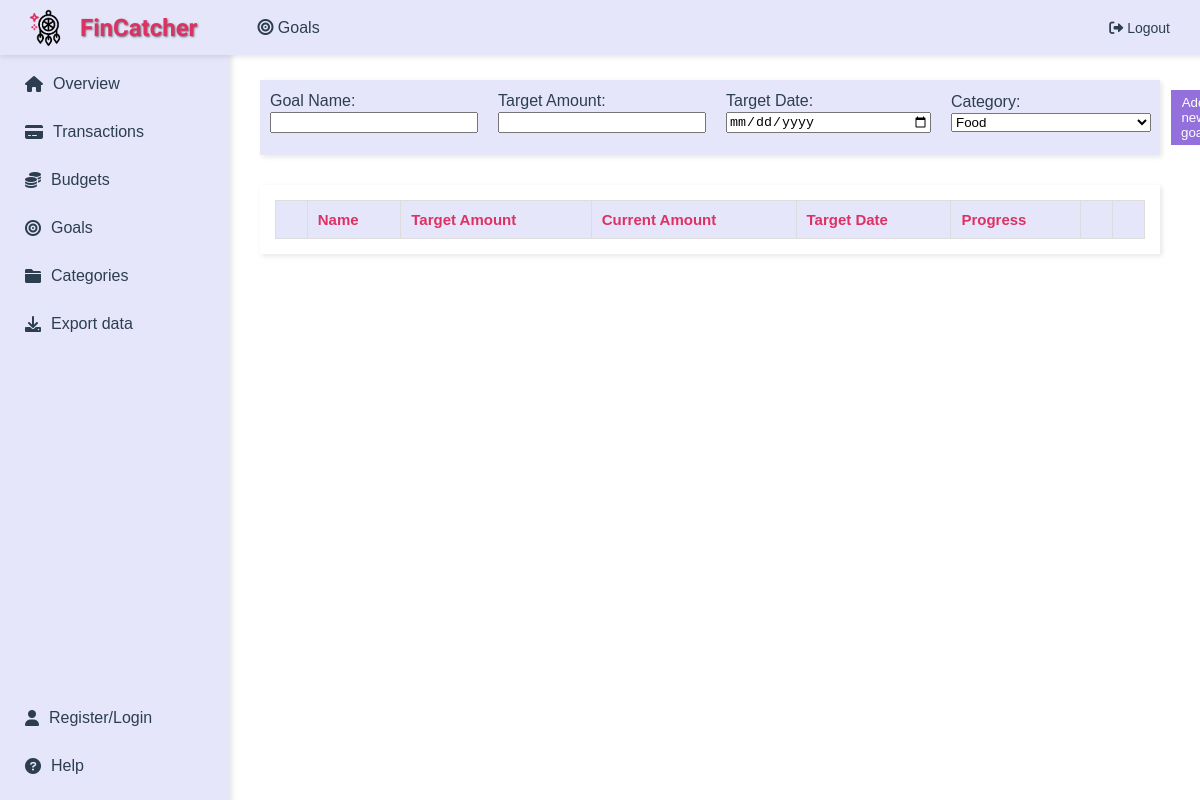
The page /goals (signed in) on the database as committed earlier.
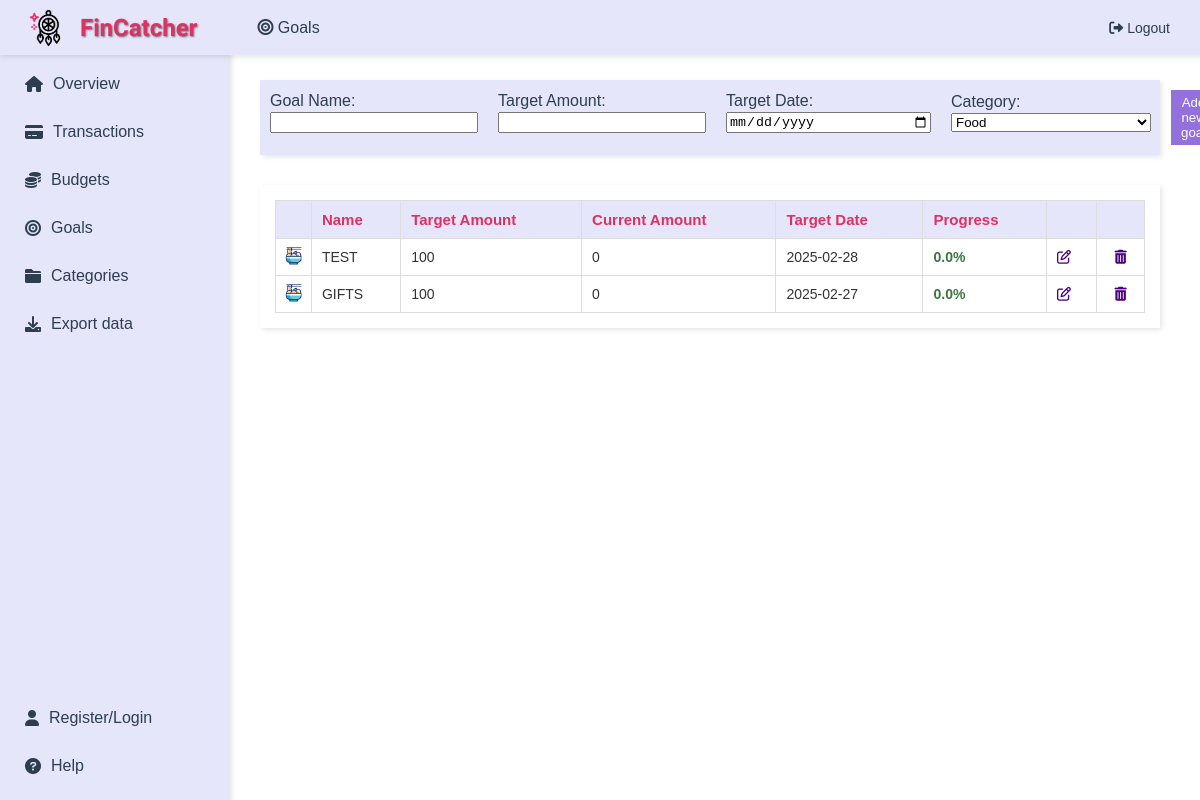
The same page on the database as committed later.
### app/main/models.py (models this page shows, shortened)
class Goals(db.Model):
    id = db.Column(db.Integer, primary_key=True, unique=True, nullable=False)
    name = db.Column(db.String(50), nullable=False)
    target_amount = db.Column(db.Float, nullable=False)
    target_date = db.Column(db.Date, nullable=False)
    current_amount = db.Column(db.Float, nullable=False)
    progress = db.Column(db.Float, default=0)
    category_id = db.Column(db.Integer, db.ForeignKey('categories.id'), nullable=False)  # references Categories table
    user_id = db.Column(db.Integer, db.ForeignKey('user.user_id'), nullable=False)  # link to User
    __table_args__ = (UniqueConstraint('name', 'user_id', name='uix_name_user_id'),)

### app/goals/routes.py (the view, shortened to what this page needs)
@goals.route('/goals', methods=['GET', 'POST'])
@login_required # requires the user to be logged in to access this route
def goals_page():
    goals_list = Goals.query.filter_by(user_id=current_user.user_id).all()  # get all goals for the user
    categories_list = get_categories()  # get categories for the dropdown
    update_goal_progress_and_notify(current_user.user_id, category_icons)
    return render_template('show_goals.html', goals=goals_list,
                           categories=categories_list, category_gifs=category_gifs, category_icons=category_icons,
                           page_title='Goals', icon='fas fa-bullseye',
                           current_date=date.today()) # pass the current date to the template

### app/main/helpers.py (called while the page is built)
def get_transactions():
    return Transactions.query.filter_by(user_id=current_user.user_id).all()

def get_categories():
    return Categories.query.filter(
        or_(Categories.id <= 16, Categories.user_id == current_user.user_id)
    ).all()

### app/main/models.py (called while the page is built)
@login_manager.user_loader
def load_user(user_id):
    return User.query.get(int(user_id))  # query the database to retrieve the user instance corresponding to the user_id

### app/goals/templates/show_goals.html (shortened to what the changed rows need)
{% extends "layout.html" %}
{% block content %}
<div style="padding: 20px; background-color: #FFFFFF;">
    <div id="goals-list" style="padding: 15px; box-shadow: 2px 2px 5px rgba(0,0,0,0.1); background-color: #FFFFFF;">
        <table style="width: 100%; border-collapse: collapse; text-align: left; font-size: 14px; color: #333333;">
            <thead style="background-color: #E6E6FA; color: #DE3163; font-size: 15px;">
                <tr>
                    <th style="padding: 10px; border: 1px solid #DDD;"></th>
                    <th style="padding: 10px; border: 1px solid #DDD;">Name</th>
                    <th style="padding: 10px; border: 1px solid #DDD;">Target Amount</th>
                    <th style="padding: 10px; border: 1px solid #DDD;">Current Amount</th>
                    <th style="padding: 10px; border: 1px solid #DDD;">Target Date</th>
                    <th style="padding: 10px; border: 1px solid #DDD;">Progress</th>
                    <th style="padding: 10px; border: 1px solid #DDD;"></th>
                    <th style="padding: 10px; border: 1px solid #DDD;"></th>
                </tr>
            </thead>
            <tbody>
                {% for goal in goals %}
                <tr style="background-color: #FFFFFF;">
                    <td style="padding: 0; border: 1px solid #DDD; text-align: center;">
                        <img src="{{ category_gifs[goal.category_id if goal.category_id <= 16 else 17] }}" alt="Category gif" style="width:24px; height:24px;">
                    </td>
                    <td style="padding: 10px; border: 1px solid #DDD;">{{ goal.name }}</td>
                    <td style="padding: 10px; border: 1px solid #DDD;">{{ "%.0f"|format(goal.target_amount) if goal.target_amount.is_integer() else "%.2f"|format(goal.target_amount) }}</td>
                    <td style="padding: 10px; border: 1px solid #DDD;">{{ "%.0f"|format(goal.current_amount) if goal.current_amount.is_integer() else "%.2f"|format(goal.current_amount) }}</td>
                    <td style="padding: 10px; border: 1px solid #DDD;">{{ goal.target_date }}</td>
                    <td style="padding: 10px; border: 1px solid #DDD;">
                        {% if goal.current_amount >= goal.target_amount %}
                            <span style="color: #3c763d; font-weight: bold;">Completed</span>
                        {% elif goal.target_date < current_date %}
                            {% if goal.current_amount < goal.target_amount %}
                                <span style="color: #a94442; font-weight: bold;">Overdue</span>
                            {% endif %}
                        {% else %}
                            {% set percent_progress = (goal.current_amount / goal.target_amount * 100) %}
                            <span style="color:
                                {% if percent_progress > 70 %} #a94442 {% elif percent_progress > 30 %} #8a6d3b {% else %} #3c763d {% endif %}; font-weight: bold;">
                                {{ percent_progress | round(0) }}%
                            </span>
                        {% endif %}
                    </td>
                    <td style="padding: 10px; border: 1px solid #DDD;">
                        <a href="{{ url_for('goals.edit_goal', id=goal.id) }}" class="edit-btn" style="color: #4B0082;">
                            <i class="fa-regular fa-pen-to-square"></i>
                        </a>
                    </td>
                    <td style="padding: 10px; border: 1px solid #DDD;">
                        <div style="display: flex; justify-content: center; align-items: center; gap: 0;">
                            <a href="#" class="delete-btn" style="color: #4B0082;" onclick="confirmDelete(event, {{ goal.id }});">
                                <i class="fas fa-trash-alt"></i>
                            </a>
                        </div>
                    </td>
                </tr>
                {% endfor %}
            </tbody>
        </table>
    </div>
</div>
{% endblock %}

Rows that differ between the two databases and show on the page:
added Goals: name "TEST", target_amount "100", current_amount "0", target_date "2025-02-28", percent_progress "0.0"
added Goals: name "GIFTS", target_amount "100", current_amount "0", target_date "2025-02-27", percent_progress "0.0"
